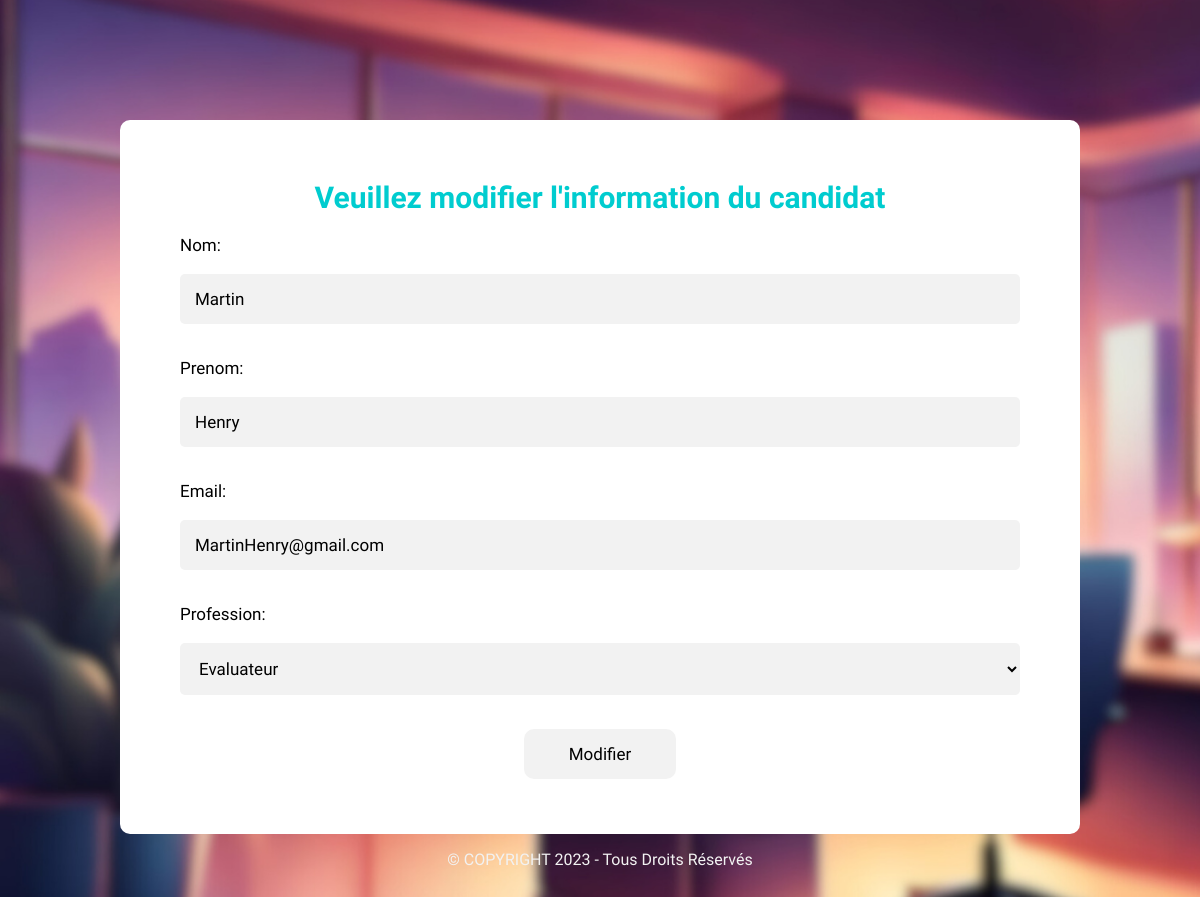
The page /MonSiteWeb/PageModificationAdministrateurs/PageModificationAdministrateurs.php?id=5 on the database its author committed.
### tables this page shows
CREATE TABLE `personnels` (
  `id` int(11) NOT NULL,
  `nom` varchar(255) NOT NULL,
  `prenom` varchar(255) NOT NULL,
  `email` varchar(255) NOT NULL,
  `mot_de_passe` varchar(255) NOT NULL,
  `profession` varchar(255) NOT NULL
);

### MonSiteWeb/PageModificationAdministrateurs/PageModificationAdministrateurs.php (the view, shortened to what this page needs)
<?php
    $pdo = new PDO("mysql:host=localhost;dbname=monsiteweb", "root", "root");
    $id = $_GET['id'];
    $stmt = $pdo->prepare("SELECT * FROM personnels WHERE id = :id");
    $stmt->execute(['id' => $id]);
    $personnels = $stmt->fetch();
?>
<!DOCTYPE html>
<html lang="fr">
    <head>
        <link rel=stylesheet href="style.css">
    </head>
    <body>
        <form method="post" action="/MonSiteWeb/PageModificationEtudiant/RequeteModification.php">
            <div class="Candidat">
                <h1>Veuillez modifier l'information du candidat</h1>
                <label for="nom">Nom:</label><br>
                <input type="text" id="nom" name="nom" value="<?php echo htmlspecialchars($personnels['nom']); ?>"><br>
                <label for="prenom">Prenom:</label><br>
                <input type="text" id="prenom" name="prenom" value="<?php echo htmlspecialchars($personnels['prenom']); ?>"><br>
                <label for="email">Email:</label><br>
                <input type="text" id="email" name="email" value="<?php echo htmlspecialchars($personnels['email']); ?>"><br>
                <label for="profession">Profession:</label><br>
                    <select id="profession" name="profession">
                        <option value="Evaluateur" <?php echo $personnels['profession'] == 'Evaluateur' ? 'selected' : ''; ?>>Evaluateur</option>
                    </select><br>
                <input class="Bouton" type="submit" value="Modifier">
            </div>
        </form>
        <div>
		    <?php include('../pied_de_page.php'); ?>
		</div>
    </body>
</html>

### MonSiteWeb/PageModificationAdministrateurs/Style.css (style rules this page uses)
body { font-family: 'Raleway', sans-serif; background-color: #fff; background-image: url(../Photos/Photo_Secretaire.png); background-repeat: no-repeat; background-size: cover; background-attachment: fixed; margin: 10% 10%; }
.Candidat { background-color: white; padding: 40px 60px; border-radius: 10px; min-width: 400px; display: flex; flex-direction: column; }
h1 { color: #00CCCF; text-align: center; font-size: 30px; }
input, select, textarea { display: flex; flex-direction: column; padding: 15px; border-radius: 5px; border: none; background-color: #f2f2f2; margin-bottom: 15px; outline: none; font-family: 'Raleway', sans-serif; font-size: 17px; }
label { font-size: 17px; }
.Bouton { display: flex; flex-direction: column; padding: 15px 45px; border: none; border-radius: 10px; margin-bottom: 15px; font-size: 17px; outline: none; cursor: pointer; font-family: 'Raleway', sans-serif; margin-left: auto; margin-right: auto }

### rows shown on the page
personnels: nom "Martin", prenom "Henry", email "MartinHenry@gmail.com", profession "Evaluateur"
